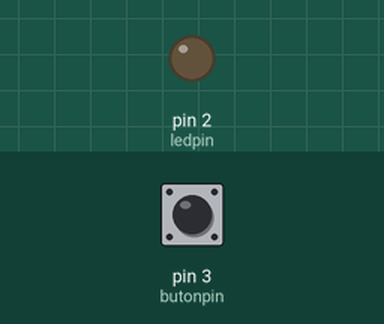
Bench run of a sketch on a simulated Arduino Uno, built with avr-gcc and run on an emulated ATmega328P. Shown: output pins drawn as LEDs (lit = HIGH). The inputs (shaded band) are chosen by the test bench; at power-on: pin 3 (butonpin) LOW.

Above: at 1.8 s.
1.9 s: pin 3 (butonpin) pulled HIGH for 3.2 s
At 6.0 s:
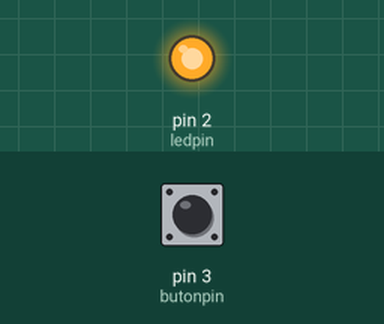
Timing chart, 0 to 7.5 s (numbered marks = the images above; inputs shaded):
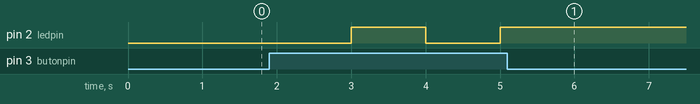

Measured:
- after the input at 1.9 s, pin 2 (ledpin): LOW → HIGH after 1.1 s, → LOW 1.0 s later, → HIGH 1.0 s later

The sketch:

debouncing_buton.ino
```cpp
int ledpin=2;
int butonpin=3;
int okunandurum=0;
int leddurum=0;

void setup() {

Serial.begin(9600);
pinMode(ledpin,OUTPUT),
pinMode(butonpin,INPUT);

}

void loop() {
int okunandurum=butonoku(butonpin);  //fonksiyon çağrıldı.0 veya 1 dönder buraya fonksiyondan

if(okunandurum==1)
{
  if(leddurum==0){
    digitalWrite(ledpin,HIGH);
    leddurum=1;
    }
    else{
      digitalWrite(ledpin,LOW);
      leddurum=0;
      }
  }

}

//buton okuma burada gerçekleşiyor ve çağrıldığı yere 0 veya 1 dönüyor.

boolean butonoku(int butonpin)   //boolean fonksiyonu 1 veya 0 döner. böyle işlerde kullanışlı.
{
  int okunandeger=digitalRead(butonpin); // okunandeger bu fonksiyon için tanımlandı sadecde. yukarıda yok.
  delay(1000);
    if(okunandeger==digitalRead(butonpin)) // hala basılıysa demek.buton sorgulanır
    {
      return okunandeger;
      }
      else
      {
        return false;
        }
  }
```
